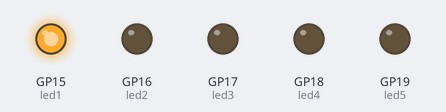
This program was run on a simulated Raspberry Pi Pico running MicroPython. Parts: output pins drawn as LEDs (lit = HIGH).

Above: at 0.03 s.
At 0.69 s:
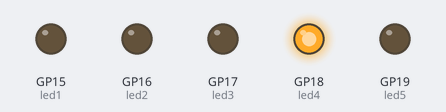
At 1.35 s:
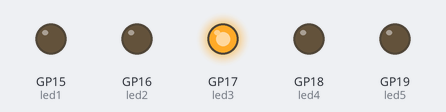
At 2.19 s:
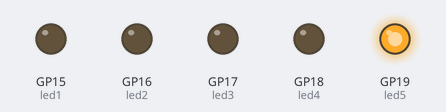
At 2.85 s:
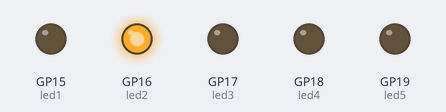
Timing chart, 0 to 3.1 s (numbered marks = the images above):
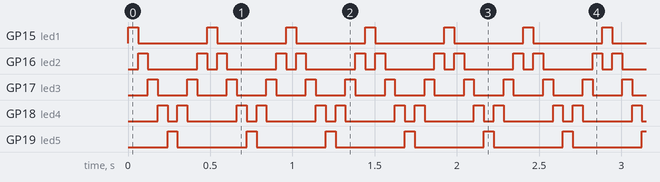

Measured:
- by itself, GP15 (led1), GP19 (led5): alternates HIGH for 0.06 s and LOW for 0.42 s
- by itself, GP16 (led2): repeats every 0.48 s: LOW 0.30 s, HIGH 0.06 s, LOW 0.06 s, HIGH 0.06 s
- by itself, GP17 (led3): alternates HIGH for 0.06 s and LOW for 0.18 s
- by itself, GP18 (led4): repeats every 0.48 s: LOW 0.06 s, HIGH 0.06 s, LOW 0.30 s, HIGH 0.06 s

The program:

NightRiderEffect.py
```python
from machine import Pin
import utime

led1 = Pin(15, Pin.OUT)
led2 = Pin(16, Pin.OUT)
led3 = Pin(17, Pin.OUT)
led4 = Pin(18, Pin.OUT)
led5 = Pin(19, Pin.OUT)


delay = .06

while True:
    led1.value(1)
    led2.value(0)
    led3.value(0)
    led4.value(0)
    led5.value(0)

    utime.sleep(delay)

    led1.value(0)
    led2.value(1)
    led3.value(0)
    led4.value(0)
    led5.value(0)
    utime.sleep(delay)

    led1.value(0)
    led2.value(0)
    led3.value(1)
    led4.value(0)
    led5.value(0)
    utime.sleep(delay)

    led1.value(0)
    led2.value(0)
    led3.value(0)
    led4.value(1)
    led5.value(0)
    utime.sleep(delay)

    led1.value(0)
    led2.value(0)
    led3.value(0)
    led4.value(0)
    led5.value(1)
    utime.sleep(delay)

    led1.value(0)
    led2.value(0)
    led3.value(0)
    led4.value(1)
    led5.value(0)
    utime.sleep(delay)

    led1.value(0)
    led2.value(0)
    led3.value(1)
    led4.value(0)
    led5.value(0)
    utime.sleep(delay)

    led1.value(0)
    led2.value(1)
    led3.value(0)
    led4.value(0)
    led5.value(0)
    utime.sleep(delay)
```
